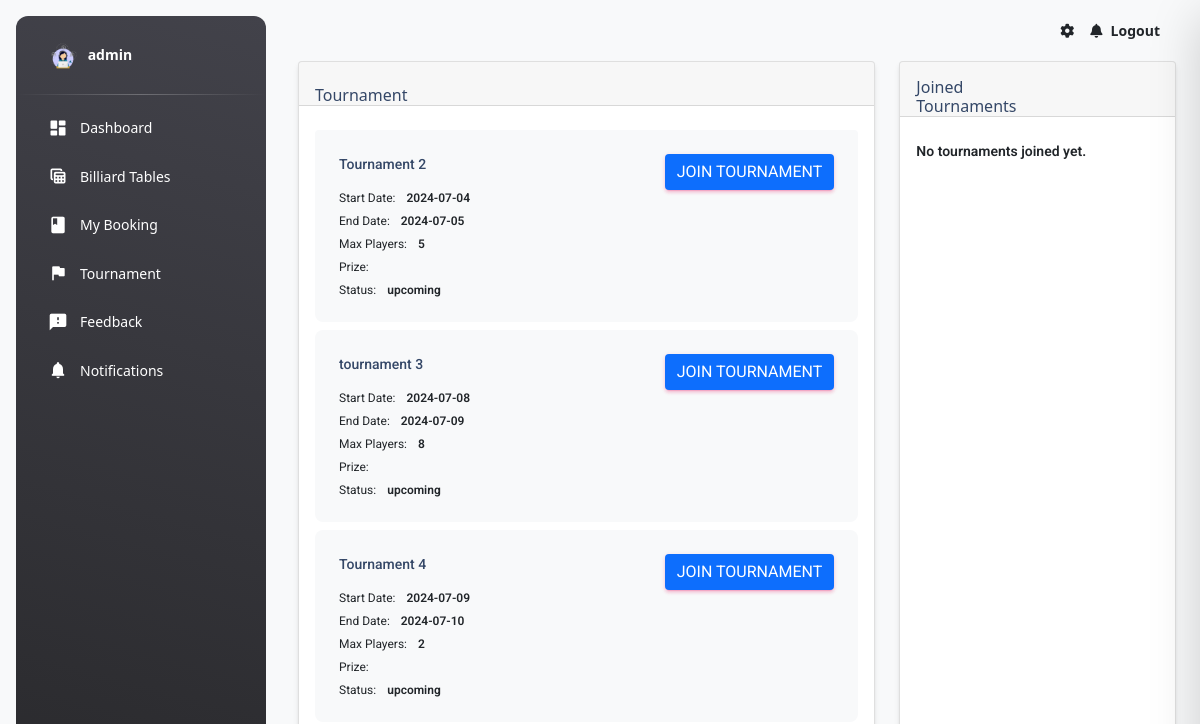
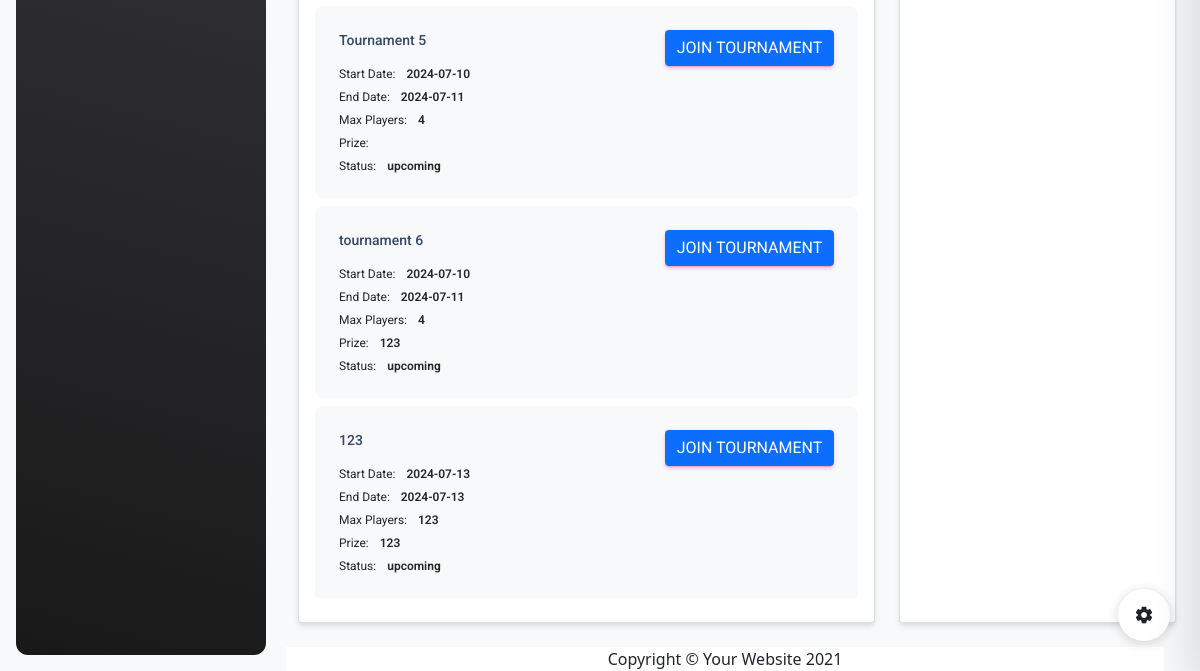
The page /user_tournament.php (signed in) on the database as committed earlier (2 pictures, top to bottom).
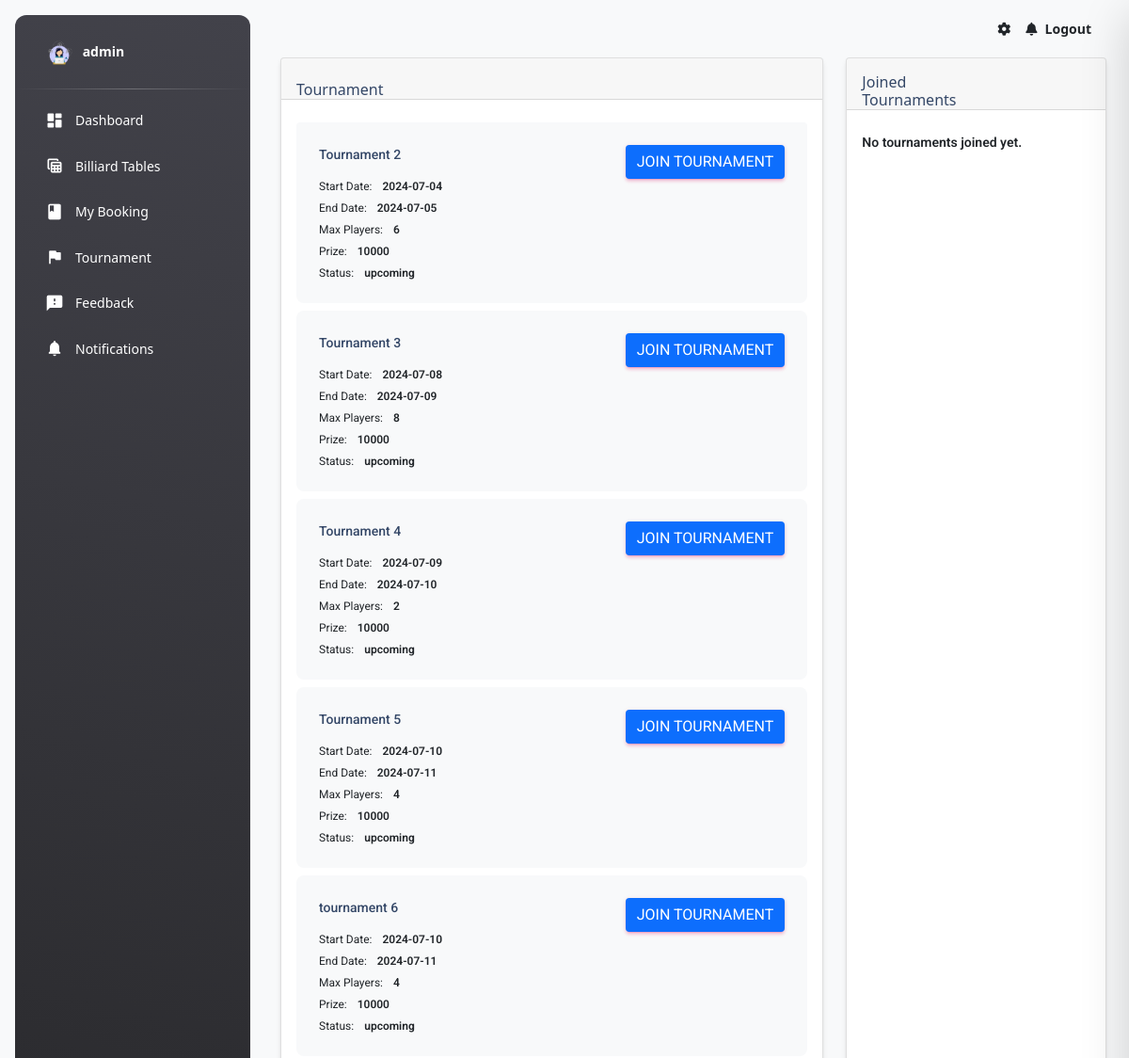
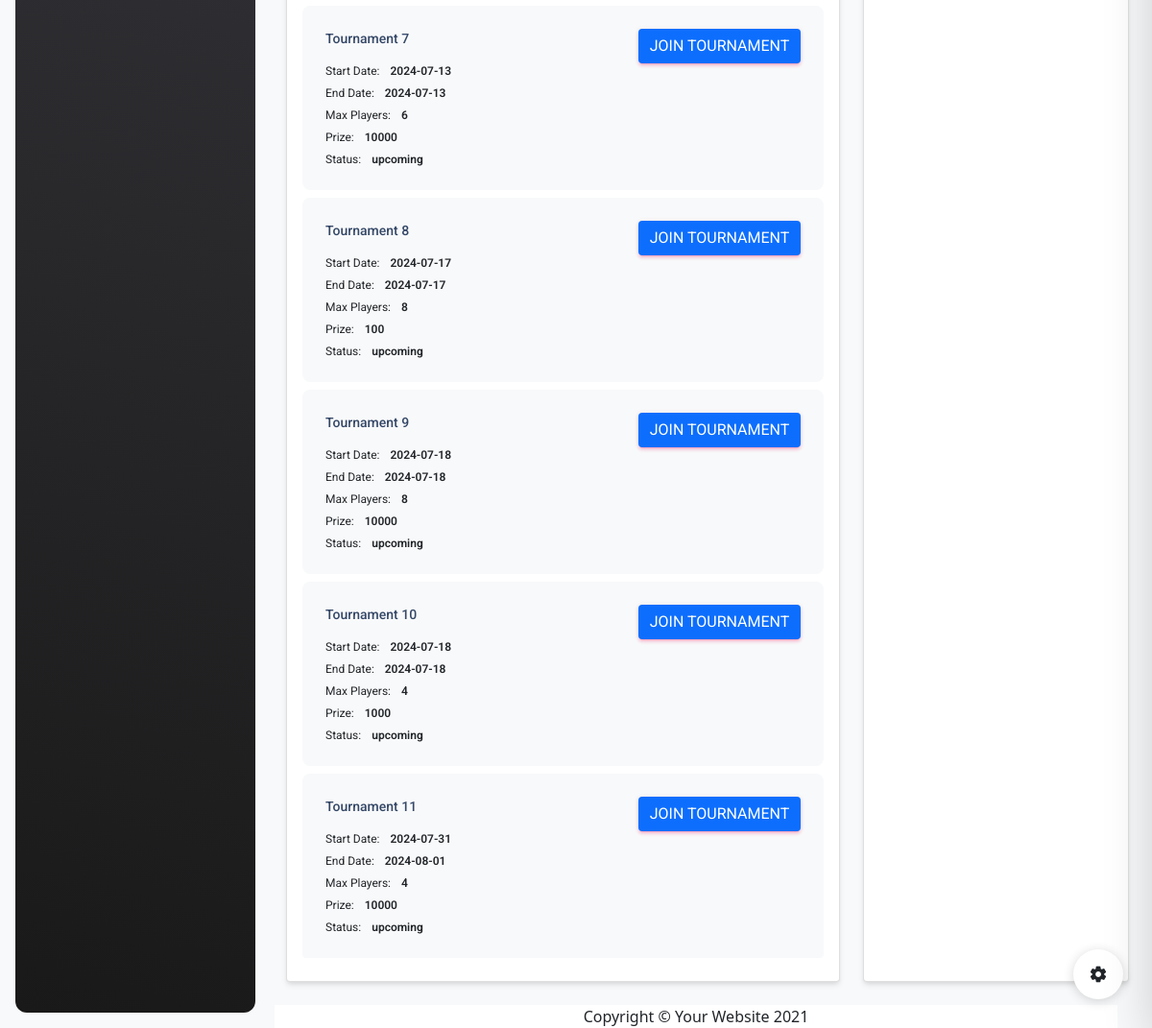
The same page on the database as committed later (2 pictures, top to bottom).
### tables this page shows
CREATE TABLE `tournaments` (
  `tournament_id` int(11) NOT NULL,
  `name` varchar(100) NOT NULL,
  `max_player` int(11) NOT NULL,
  `start_date` date NOT NULL,
  `end_date` date DEFAULT NULL,
  `status` varchar(100) NOT NULL,
  `created_at` varchar(100) NOT NULL,
  `prize` text NOT NULL,
  `fee` decimal(10,2) NOT NULL DEFAULT 0.00
);

### user_tournament.php (the view, shortened to what the changed rows need)
<!DOCTYPE html>
<html lang="en">
   <head>
      <link href="./assets/css/nucleo-icons.css" rel="stylesheet" />
      <link href="./assets/css/nucleo-svg.css" rel="stylesheet" />
      <link id="pagestyle" href="./assets/css/material-dashboard.css?v=3.1.0" rel="stylesheet" />
      <link href="vendor/fontawesome-free/css/all.min.css" rel="stylesheet" type="text/css">
      <link href="https://stackpath.bootstrapcdn.com/bootstrap/5.1.3/css/bootstrap.min.css" rel="stylesheet">
   </head>
   <body class="g-sidenav-show  bg-gray-100">
      <main class="main-content border-radius-lg ">
         <div class="container-fluid">
         <?php
            include 'conn.php';
            $sqlTournaments = "SELECT * FROM tournaments";
            $stmtTournaments = $conn->prepare($sqlTournaments);
            $stmtTournaments->execute();
            $tournaments = $stmtTournaments->fetchAll(PDO::FETCH_ASSOC);
         ?>
         <div class="row">
            <div class="col-lg-8">
               <div class="card">
                     <div class="card-body pt-4 p-3">
                        <ul class="list-group">
                           <?php if (!empty($tournaments)) : ?>
                                 <?php foreach ($tournaments as $tournament) : ?>
                                    <li class="list-group-item border-0 d-flex p-4 mb-2 bg-gray-100 border-radius-lg">
                                       <div class="d-flex flex-column">
                                             <h6 class="mb-3 text-sm"><?php echo htmlspecialchars($tournament['name']); ?></h6>
                                             <span class="mb-2 text-xs">Start Date: <span class="text-dark font-weight-bold ms-sm-2"><?php echo htmlspecialchars($tournament['start_date']); ?></span></span>
                                             <span class="mb-2 text-xs">End Date: <span class="text-dark font-weight-bold ms-sm-2"><?php echo htmlspecialchars($tournament['end_date']); ?></span></span>
                                             <span class="mb-2 text-xs">Max Players: <span class="text-dark font-weight-bold ms-sm-2"><?php echo htmlspecialchars($tournament['max_player']); ?></span></span>
                                             <span class="mb-2 text-xs">Prize: <span class="text-dark font-weight-bold ms-sm-2"><?php echo htmlspecialchars($tournament['prize']); ?></span></span>
                                             <span class="text-xs">Status: <span class="text-dark font-weight-bold ms-sm-2"><?php echo htmlspecialchars($tournament['status']); ?></span></span>
                                       </div>
                                       <div class="ms-auto text-end">
                                             <button type="button" class="btn btn-primary join-tournament" data-tournament-id="<?php echo htmlspecialchars($tournament['tournament_id']); ?>">Join Tournament</button>
                                       </div>
                                    </li>
                                 <?php endforeach; ?>
                           <?php endif; ?>
                        </ul>
                     </div>
               </div>
            </div>
         </div>
      </main>
   </body>
</html>

Rows that differ between the two databases and show on the page:
changed tournaments "Tournament 2": max_player "5" → "6"; prize (not shown) → "10000"
changed tournaments: name "tournament 3" → "Tournament 3"; prize (not shown) → "10000"
changed tournaments "Tournament 4": prize (not shown) → "10000"
changed tournaments "Tournament 5": prize (not shown) → "10000"
changed tournaments "tournament 6": prize "123" → "10000"
changed tournaments: name "123" → "Tournament 7"; max_player "123" → "6"; prize "123" → "10000"
added tournaments: name "Tournament 8", start_date "2024-07-17", end_date "2024-07-17", max_player "8", prize "100", status "upcoming"
added tournaments: name "Tournament 9", start_date "2024-07-18", end_date "2024-07-18", max_player "8", prize "10000", status "upcoming"
added tournaments: name "Tournament 10", start_date "2024-07-18", end_date "2024-07-18", max_player "4", prize "1000", status "upcoming"
added tournaments: name "Tournament 11", start_date "2024-07-31", end_date "2024-08-01", max_player "4", prize "10000", status "upcoming"
